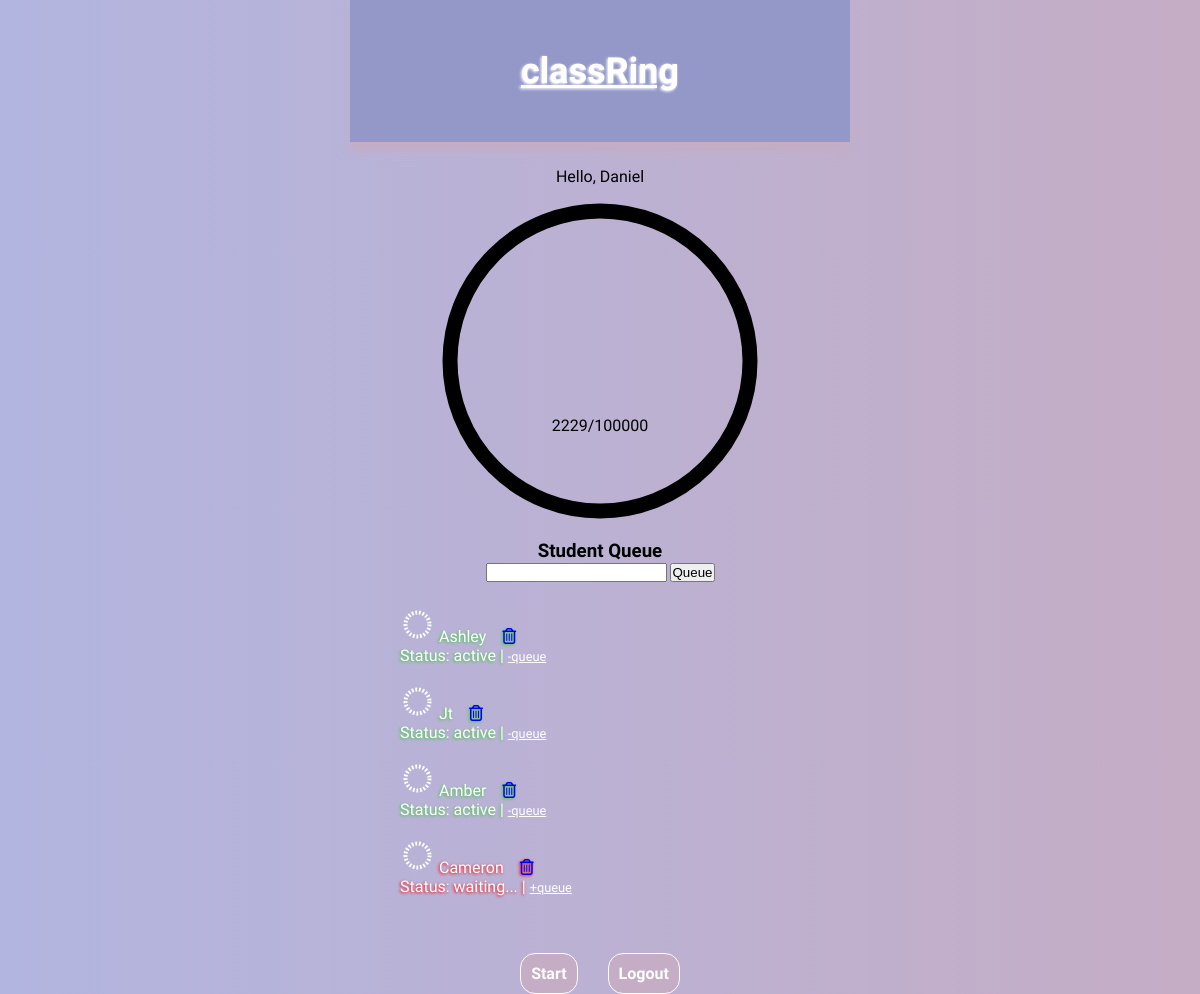
/dash (signed in), run on an earlier commit of the app's database.
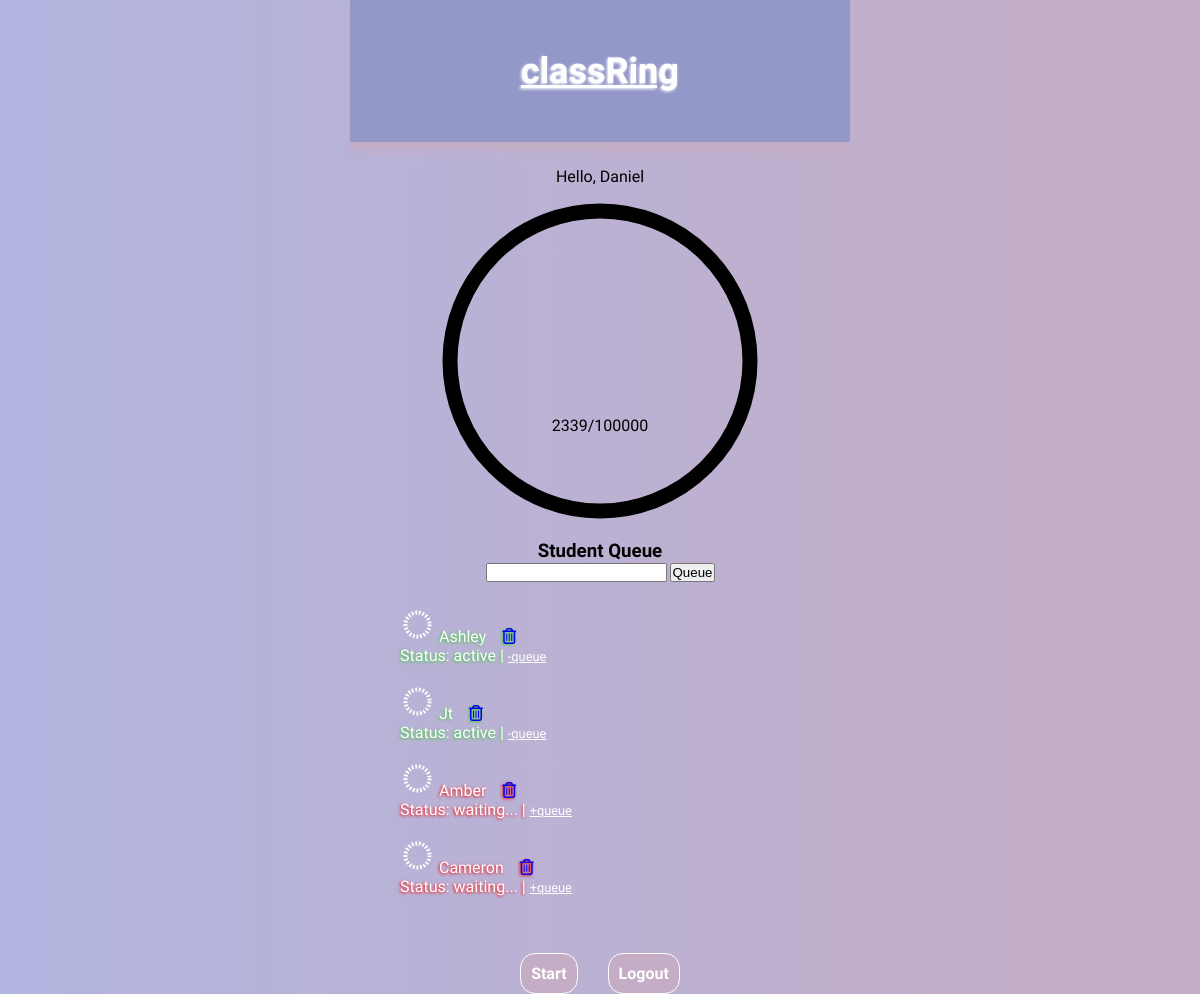
And on a later commit of the database.
### classRing/models.py (models this page shows, shortened)
class Admin(db.Model, UserMixin):
    id = db.Column(db.Integer, primary_key=True, autoincrement=True)
    name = db.Column(db.String(50), nullable=False)
    password = db.Column(db.String(50), nullable=False)
    current_value = db.Column(db.Integer, default=0)
    target_value = db.Column(db.Integer, default=int(100000))
    students = db.relationship('Student', backref='admin', lazy=True)

class Student(db.Model):
    id = db.Column(db.Integer, primary_key=True, autoincrement=True)
    name = db.Column(db.String(50), nullable=False)
    is_active = db.Column(db.Boolean, default=False)
    admin_id = db.Column(db.Integer, db.ForeignKey('admin.id'), nullable=False)
    ring = db.relationship('Ring', backref='student', uselist=False, lazy=True)

### classRing/main.py (the view, shortened to what this page needs)
@mainBP.route('/dash', methods=('GET', 'POST'))
@login_required
def dash():
    form = StudentForm()
    students = Student.query.filter_by(admin_id=current_user.id).all()
    return render_template('dash.html', form=form, students=students)

### classRing/forms.py
class StudentForm(FlaskForm):
    name = StringField('Name', validators=[DataRequired()])
    submit = SubmitField('Queue')
    students = SelectField('Students', choices=[])

### classRing/main.py (called while the page is built)
@login_manager.user_loader
def load_user(user_id):
    return Admin.query.get(user_id)

### classRing/templates/dash.html (shortened to what this page needs)
{% extends "base.html" %}  {% block content %}
<div class="greeting-block">
  <p>Hello, {{ current_user.name }}</p>
  <div id="masterRingSet">
    <svg id="masterRing" class="cir" width="350" height="350">
      <circle r="150" cx="50%" cy="50%" />
    </svg>
    <p id="masterPoints">
      {{ current_user.current_value }}/{{ current_user.target_value }}
    </p>
  </div>
  <h3>Student Queue</h3>
</div>
<form id="register-student-form" method="post">
  {{ form.csrf_token }} {{ form.name }} {{ form.submit }}
</form>
<ul id="student-queue">
  {% for student in students %} {% if student.is_active is sameas true %}
  <li class="go student active-student">
    <svg id="testvg" class="rotate" width="35" height="35">
      <circle r="12" cx="50%" cy="50%" />
    </svg>
    {{ student.name }} &nbsp;&nbsp;
    <a href="{{ url_for('main.delete', sid=student.id) }}"
      ><i class="fa-regular fa-trash-can"></i
    ></a>
    <p class="status">
      Status: active |
      <a
        class="stop text-small"
        href="{{ url_for('main.deactivate', sid=student.id) }}"
        >-queue</a
      >
    </p>
  </li>
  {% else %}
  <li class="stop student inactive-student">
    <svg id="testvg" width="35" height="35">
      <circle r="12" cx="50%" cy="50%" />
    </svg>
    {{ student.name }} &nbsp;&nbsp;
    <a href="{{ url_for('main.delete', sid=student.id) }}"
      ><i class="fa-regular fa-trash-can"></i
    ></a>
    <p class="status">
      Status: waiting... |
      <a
        class="go text-small"
        href="{{ url_for('main.activate', sid=student.id) }}"
        >+queue</a
      >
    </p>
    {% endif %}
  </li>
  <br />
  {% endfor %}
</ul>
<br /><br />
<div class="btn-block">
  <a class="btn" href="{{ url_for('main.platform') }}">Start</a>
  <br /><br />
  <a href="{{ url_for('main.logout') }}" class="btn">Logout</a>
</div>
{% endblock %}

### classRing/templates/base.html (shortened to what this page needs)
<!DOCTYPE html>
<html lang="en">
  <head>
    <link
      rel="stylesheet"
      href="{{ url_for('static', filename='style.css') }}"
    />
  </head>
  <body>
    <nav>
      <a class="text-glow text-centered" href="{{ url_for('main.dash') }}">
        <h1>classRing</h1>
      </a>
    </nav>
     {% block content %}{% endblock %}
  </body>
</html>

### classRing/static/style.css (style rules this page uses)
:root, :root.light { --bgDark: #b2b5e0; --Dark: #9498c9; --bgLight: #c5adc5; --textDark: #c5adc5; --textLight: #c5adc5; --pure: #fefefe; --font: "Audiowide", sans-serif; }
* { box-sizing: border-box; margin: 0; padding: 0; }
body { margin: 0 auto; padding: 0; background-image: linear-gradient(90deg, var(--bgDark), var(--bgLight)); font-family: var(--font); min-width: 380px; max-width: 500px; }
nav { background-color: var(--Dark); color: var(--textDark); display: flex; align-items: center; justify-content: center; padding: 10% 0; box-shadow: 0 10px 8px -1px var(--bgLight); margin-bottom: 25px; font-size: 1.5rem; }
.go { color: var(--pure); text-shadow: -1px 1px 3px limegreen; }
.stop { color: var(--pure); text-shadow: -1px 1px 3px red; }
.text-glow { color: var(--pure); text-shadow: -1px 1px 3px var(--pure); }
.text-small { font-size: 0.8rem; text-shadow: none; color: var(--pure); }
.btn { color: var(--pure); font-weight: 800; border: 1px solid var(--pure); border-radius: 15px; background-color: var(--textDark); padding: 10px; text-decoration: none; }
.btn-block { display: flex; gap: 15px; justify-content: center; align-items: center; }
.greeting-block { text-align: center; position: relative; }
#masterRingSet { position: relative; }
svg#masterRing { stroke-width: 15; stroke: #000; fill: none; padding: 2%; position: relative; }
p#masterPoints { position: absolute; top: 65%; right: 0; left: 0; }
form#register-student-form { text-align: center; margin-bottom: 25px; }
ul#student-queue { text-align: center; width: 80%; margin: 0 auto; list-style: none; }
ul#student-queue li { text-align: start; width: 100%; }
svg.cir { stroke-width: 10; stroke: #000; fill: none; padding: 2%; position: absolute; top: 0; left: 0; }
svg#testvg { border-radius: 50%; padding: 0; }
.rotate { animation: rotate 3s linear infinite; transform-origin: center; }

What changed in the data, as far as the page shows it:
changed Admin "Daniel": current_value "2229" → "2339"
changed Student "Amber": is_active "Status: active | -queue" → "Status: waiting... | +queue"
